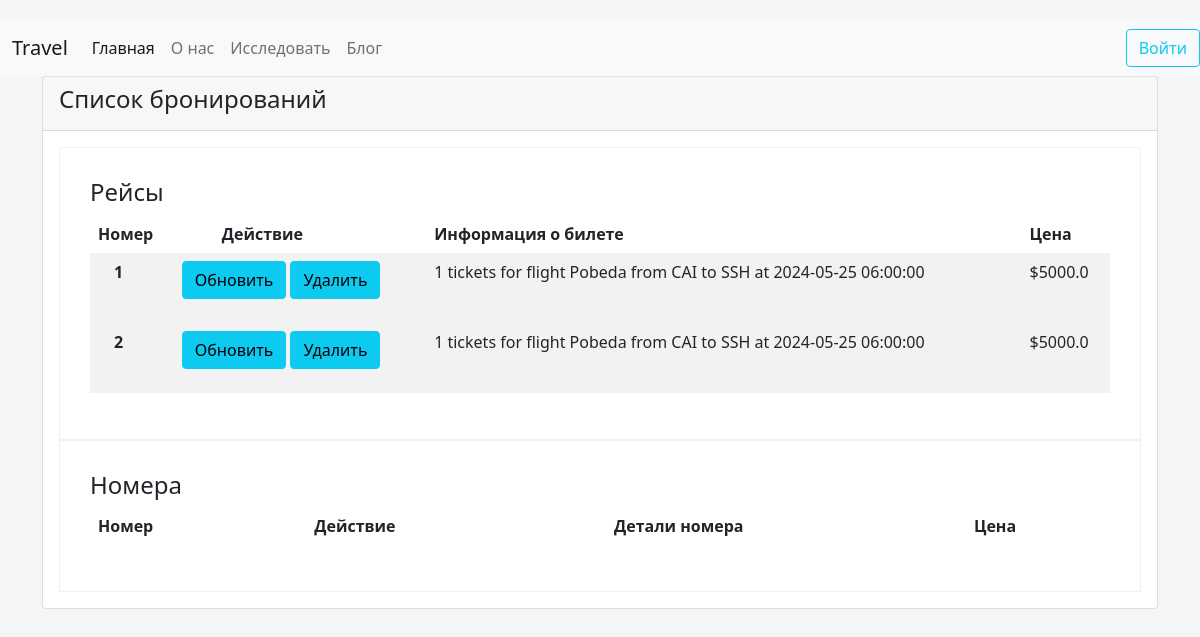
The app's page /booking-list/2 with its own data.
### Airline/models.py (models this page shows, shortened)
class Flight_Reserve(models.Model):
    user = models.ForeignKey(User, on_delete=models.CASCADE)
    Flight_Info = models.ForeignKey(Flights, on_delete=models.CASCADE)
    tickets = models.IntegerField()
    def __str__(self):
        return f"""{self.tickets} tickets for flight {self.Flight_Info.get_Airline_name_display()}
        from {self.Flight_Info.From} to {self.Flight_Info.To} at {self.Flight_Info.Depart}"""

class Flights(models.Model):
    Companies = (
        ('EGA', 'Egypt Air'),
        ('NIA', 'Pobeda'),
        ('ARA', 'Arabic Air'),
    )
    Locations = (
        ('CAI', 'Moscow Airport'),
        ('HGR', ' Hurghada Airport'),
        ('HBE', 'Borg El Arab Airport'),
        ('SSH', 'Kazan Airport'),
    )
    Airline_name = models.CharField(
        max_length=15, choices=Companies, default="Pobeda")
    From = models.CharField(
        max_length=30, choices=Locations, default="Moscow Airport")
    To = models.CharField(max_length=30, choices=Locations,
                          default="Borg El Arab Airport")
    Depart = models.DateTimeField()
    Capacity = models.IntegerField(default=30)
    Price = models.FloatField()

### UserAccount/views.py (the view, shortened to what this page needs)
# urls.py: path('booking-list/<int:ID>',views.booking_list,name='booking_list'),
def booking_list(request, ID):
    flights = Flight_Reserve.objects.filter(user_id=ID)
    rooms = Reserve_Room.objects.filter(user_id=ID)
    customer = Profile.objects.get(user_id=ID)
    return render(request, 'Cart.html', {'rooms': rooms, 'flights': flights})

### templates/Cart.html (shortened to what this page needs)
{% load static %}
<html>
    <head>
        <link rel="stylesheet" href="{% static 'css/bootstrap.min.css' %}">
        <link rel="stylesheet" href="{% static 'css/Cart.css' %}">
    </head>
    <body>
        <nav class="navbar navbar-expand-lg navbar-light bg-light navgation">
            <div class="container">
                <div class="logo ">
                    <div><a class="navbar-brand" href="{% url 'Home' %}"> <span>Tr</span>avel</a></div>
                </div>
                <div class="collapse navbar-collapse links" id="navbarSupportedContent">
                    <div class="cont_links">
                        <ul class="navbar-nav me-auto mb-2 mb-lg-0">
                            <li class="nav-item ">
                                <a class="nav-link active" aria-current="page" href="{% url 'Home' %}">Главная</a>
                            </li>
                            <li class="nav-item sel_about">
                                <a class="nav-link " href="{% url 'Home' %}#2">О нас</a>
                            </li>
                            <li class="nav-item sel_services">
                                <a class="nav-link" href="{% url 'Home' %}#3">Исследовать</a>
                            </li>
                            <li class="nav-item sel_work">
                                <a class="nav-link" href="{% url 'Home' %}#4">Блог</a>
                            </li>
                        </ul>
                    </div>
                </div>
            </div>
            {% if user.is_authenticated %}
            <div class="login ">
                <a class="login" href="{% url 'profile' user.username %}"><button type="button" class="btn btn-outline-info">{{user.username}}</button></a>
            </div>
            {% else %}
            <div class="login ">
                <a class="login" href="{% url 'Login' %}"><button type="button" class="btn btn-outline-info">Войти</button></a>
            </div>
            {% endif %}
        </nav>
        <div class="container">
            <div class="card ">
                <div class="card-header">
                    <h4 class="card-title">Список бронирований</h4>
                </div>
                <div class="card-body">
                    <div class="cart-container">
                        <table class="table table-borderless table-striped">
                            <thead>
                                <h4>Рейсы</h4>
                                <tr>
                                    <th scope="col">Номер</th>
                                    <th scope="col" class="ps-5">Действие</th>
                                    <th scope="col">Информация о билете</th>
                                    <th scope="col">Цена</th>
                                </tr>
                            </thead>
                            {% for ticket in flights %}
                            <tbody>
                                <tr>
                                    <th scope="row" class="ps-4">{{ forloop.counter }}</th>
                                    <td>
                                        <form action="{% url 'booking_list' user.id %}" method="POST">
                                        <button class="btn btn-info"><a href="#" class="text-black text text-decoration-none">Обновить</a></button>
                                        <button class="btn btn-info" type="submit" name="Dflight" value="{{ ticket.id }}"><a class="text-black text text-decoration-none">Удалить</a></button>
                                        </form>
                                    </td>
                                    <td>{{ ticket }}</td>
                                    <td>${{ ticket.Flight_Info.Price }}</td>
                                </tr>
                            </tbody>
                            {% endfor %}
                        </table>
                    </div>
                    <div class="cart-container">
                        <table class="table table-borderless table-striped">
                            <thead>
                                <h4>Номера</h4>
                                <tr>
                                    <th scope="col">Номер</th>
                                    <th scope="col" class="ps-5">Действие</th>
                                    <th scope="col">Детали номера</th>
                                    <th scope="col">Цена</th>
                                </tr>
                            </thead>
                        </table>
                    </div>
                </div>
            </div>
        </div>
    </body>
</html>

### static/css/Cart.css (style rules this page uses)
body { background: #f4f5f7; margin-top:20px; }
.cart-container { border: 1px solid rgba(0, 0, 0, 0.05); padding: 30px; }

### records on screen
Flight_Reserve: tickets+Flight_Info "1 tickets for flight Pobeda from CAI to SSH at 2024-05-25 06:00:00", Flight_Info.Price "5000.0"
Flight_Reserve: {{ ticket.id }} 3 (drawn), tickets+Flight_Info "1 tickets for flight Pobeda from CAI to SSH at 2024-05-25 06:00:00", Flight_Info.Price "5000.0"
